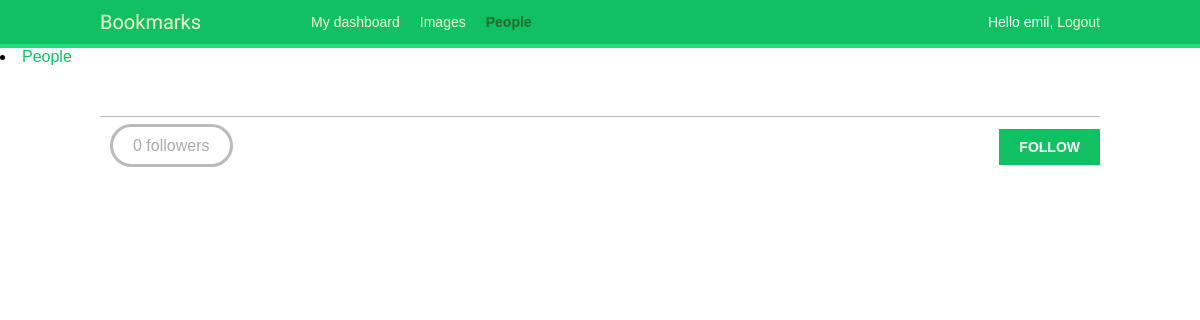
Before: /account/users/emil/ (signed in) with the older database file.
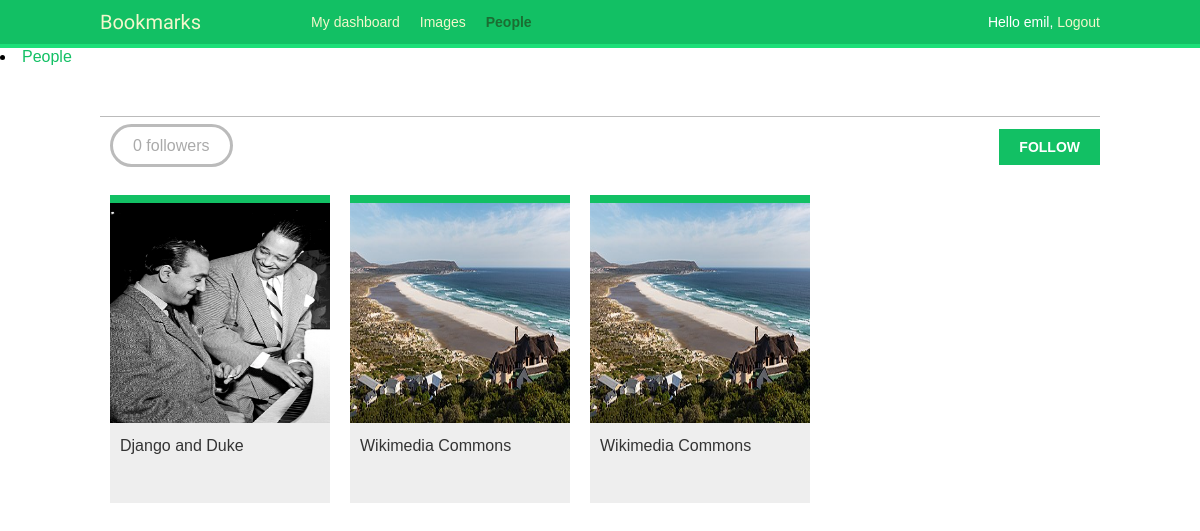
After: the same page with the newer database file.
### images/models.py (models this page shows, shortened)
class Image(models.Model):
    user = models.ForeignKey(settings.AUTH_USER_MODEL, related_name='images_created', on_delete=models.CASCADE)
    title = models.CharField(max_length=200)
    slug = models.SlugField(max_length=200, blank=True)
    url = models.URLField(max_length=2000)
    image = models.ImageField(upload_to='images/%Y/%m/%d/')
    total_likes = models.PositiveIntegerField(default=0)
    description = models.TextField(blank=True)
    created = models.DateField(auto_now_add=True)
    users_like = models.ManyToManyField(settings.AUTH_USER_MODEL,related_name='images_liked',blank=True)
    class Meta:
        indexes = [
            models.Index(fields=['-created']),
            models.Index(fields=['-total_likes']),
        ]
        ordering = ['-created']
    def get_absolute_url(self):
        return reverse('images:detail', args=[self.id,self.slug])

### account/views.py (the view)
# urls.py: path('users/<username>/', views.user_detail, name='user_detail'),
@login_required
def user_detail(request, username):
    user = get_object_or_404(User,
                             username=username,
                             is_active=True)
    return render(request,
                  'account/user/detail.html',
                  {'section': 'people',
                   'user': user})

### account/templates/account/user/detail.html (shortened to what this page needs)
{% extends "base.html" %}
{% load thumbnail %}
{% block content %}
  <h1>{{ user.get_full_name }}</h1>
  {% with total_followers=user.followers.count %}
    <span class="count">
      <span class="total">{{ total_followers }}</span>
      follower{{ total_followers|pluralize }}
    </span>
    <a href="#" data-id="{{ user.id }}" data-action="{% if request.user in user.followers.all %}un{% endif %}follow" class="follow button">
      {% if request.user not in user.followers.all %}
        Follow
      {% else %}
        Unfollow
      {% endif %}
    </a>
    <div id="image-list" class="image-container">
      {% include "images/image/list_images.html" with images=user.images_created.all %}
    </div>
  {% endwith %}
{% endblock %}

### images/templates/images/image/list_images.html
{% load thumbnail %}
{% for image in images %}
  <div class="image">
    <a href="{{ image.get_absolute_url }}">
      {% thumbnail image.image 300x300 crop="smart" as im %}
      <a href="{{ image.get_absolute_url }}">
        <img src="{{ im.url }}">
      </a>
    </a>
    <div class="info">
      <a href="{{ image.get_absolute_url }}" class="title">
        {{ image.title }}
      </a>
    </div>
  </div>
{% endfor %}

Changed rows visible on the page:
added Image: shows a picture, title "Django and Duke"
added Image: title "Wikimedia Commons"
added Image: title "Wikimedia Commons"
